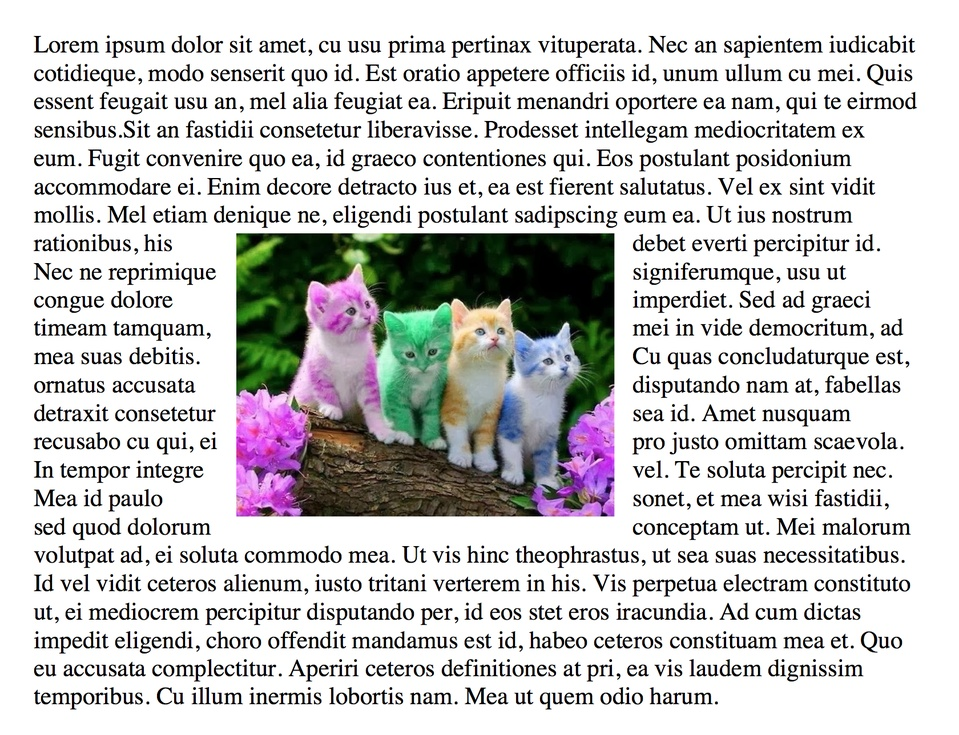
#> input picture pdfproject/perfecttextwithimage.jpg, 959 x 735 px, shrunk from 1680 x 1288 before the run
$ python -i skew.py   (imports and definitions only)   (Python 2 division)
#> lines starting #> are read from the running program, lines starting #| are printed output that depends on the picture; after the words box and inside, x2 and y2 are one past the last pixel; in counts of white or black regions, pixels touching at a corner belong together
import numpy as np
import cv2

def rotate(img, angle):
	""" Given an image and angle, returns a rotated copy of the image """
	## Get image width and height
	height = img.shape[0]
	width = img.shape[1]
	## Create transformation matrix
	rotmat = cv2.getRotationMatrix2D((width/2, height/2), angle, 1)
	## Return transformed image
	return cv2.warpAffine(img, rotmat, (width, height), borderMode=cv2.BORDER_CONSTANT, borderValue = (255, 255, 255))

# [6 lines left out: function coarserotate, not called in this run]

def horizontal_sums(img):
	""" Return list of sums of pixel values across regularly spaced rows """
	## NumPy function sums rows of image array
	sums=np.sum(img, axis=1)
	return sums

def straighten(img0):
	""" Find rotation angle that maximizes variation of row sums, and returns image rotated at that angle """
	## Create copy of image for processing
	print "straightening..."
	img = np.copy(img0)

	## Convert to grayscale
	if len(img.shape) > 2:
		img = cv2.cvtColor(img, cv2.COLOR_RGB2GRAY)
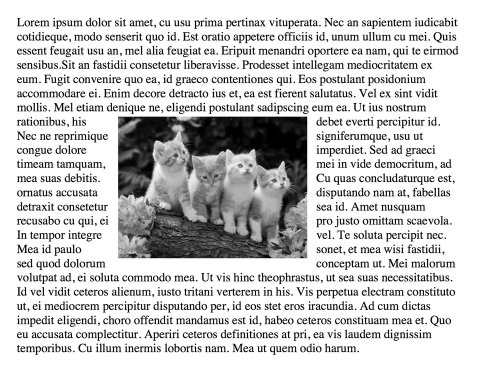
#> img: shape (735, 959) (shown at 1/2 size); min 0, max 255, mean 204

	## Threshold and remove noise by applying morphological filters
	img = cv2.adaptiveThreshold(img,255,cv2.ADAPTIVE_THRESH_GAUSSIAN_C,cv2.THRESH_BINARY, 11, 10)
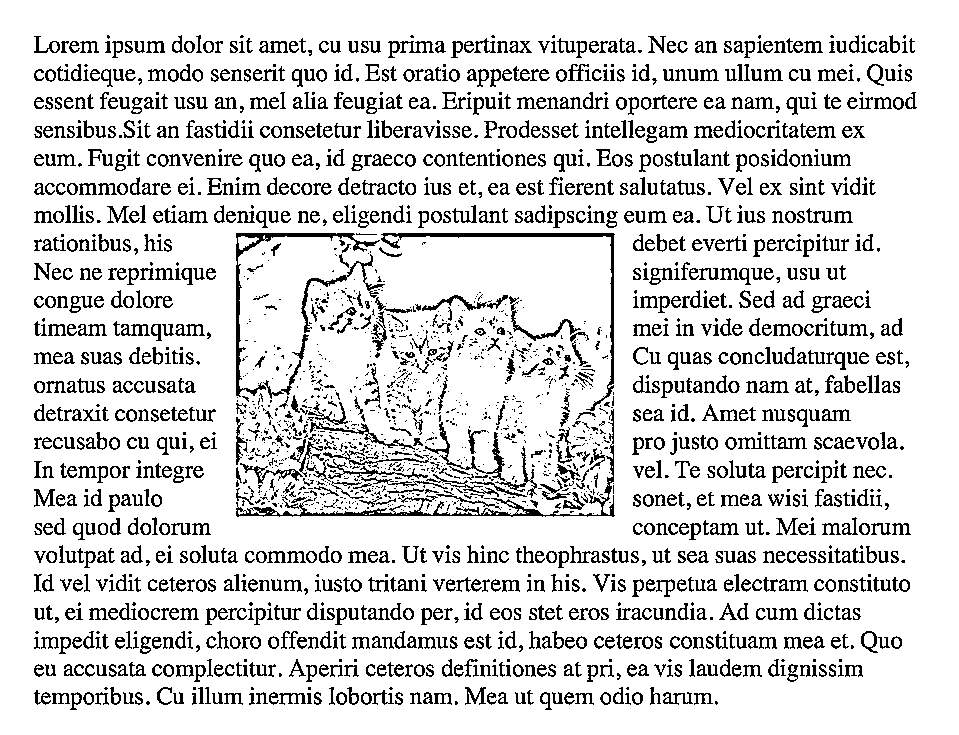
#> img: shape (735, 959); 85.6% white; black in thin lines or dots, all inside (x1, y1, x2, y2) = (34, 35, 917, 710)
	kernel = np.uint8(np.ones((2,2)))
	img = cv2.dilate(img, kernel, iterations=1)
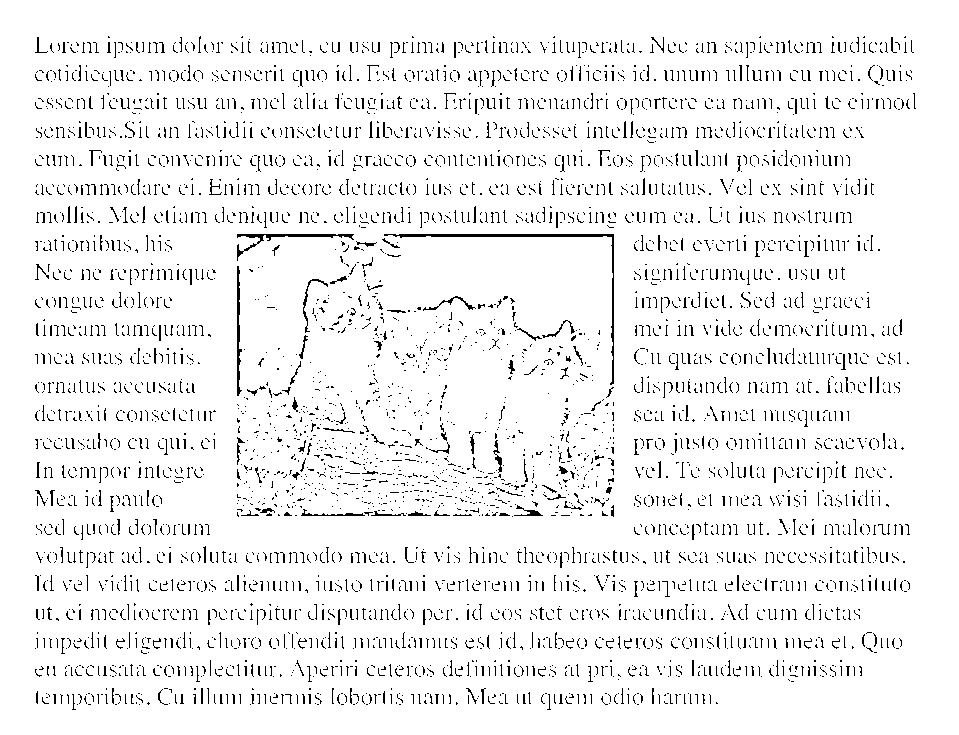
#> img: shape (735, 959); 94.2% white; black in thin lines or dots, all inside (x1, y1, x2, y2) = (35, 36, 916, 710)
	img = cv2.erode(img, kernel, iterations=1)
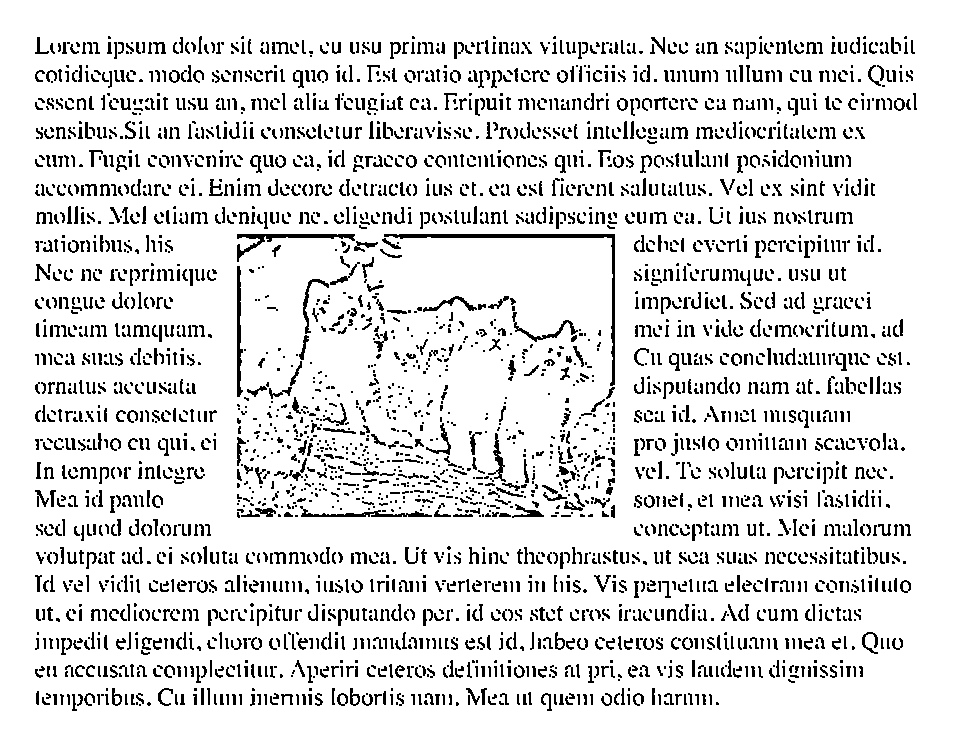
#> img: shape (735, 959); 87.8% white; black in thin lines or dots, all inside (x1, y1, x2, y2) = (35, 36, 917, 711)

	## Cast to uint8 type
	img = np.uint8(img)

	## Iterate through range of angles to find maximum row sum variance
	variances = {}
	for x in range(-45, 45, 5):
		variances[np.var(horizontal_sums(rotate(img, x)))] = x
	angle = variances[max(variances.keys())]
	## Iterate through a finer range of values around previous result
	for i in range(angle-5, angle+5):
		variances[np.var(horizontal_sums(rotate(img, i)))] = i
	angle = variances[max(variances.keys())]

	## Return image rotated by optimized angle
	return rotate(img0, float(angle))

>>> import cv2
>>> picture = cv2.cvtColor(cv2.imread('perfecttextwithimage.jpg'), cv2.COLOR_BGR2RGB)
>>> result = straighten(picture)

$ run again, on pdfproject/Bennett_MechanicsPhilosophy.pdf2.jpg
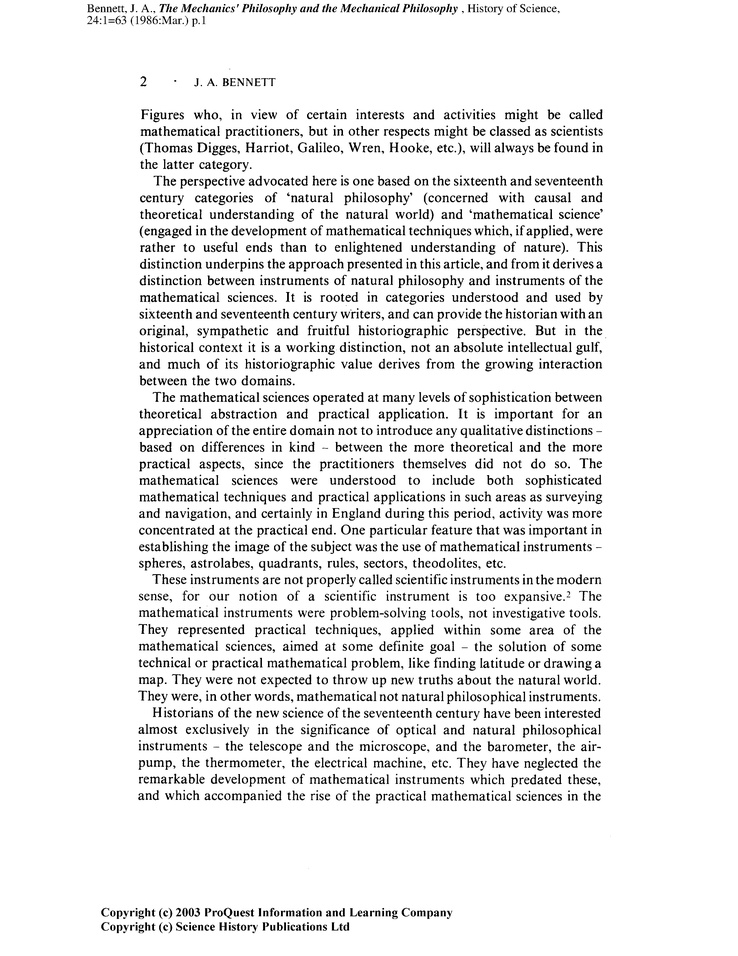
#> input picture pdfproject/Bennett_MechanicsPhilosophy.pdf2.jpg, 738 x 956 px, shrunk from 2550 x 3300 before the run
#> picture is the input picture: shape (956, 738, 3); min 0, max 255, mean 235.5
#> in straighten, `img = cv2.adaptiveThreshold(img,255,cv2.ADAPTIVE_THRESH_GAUSSIAN_C,cv2..`:
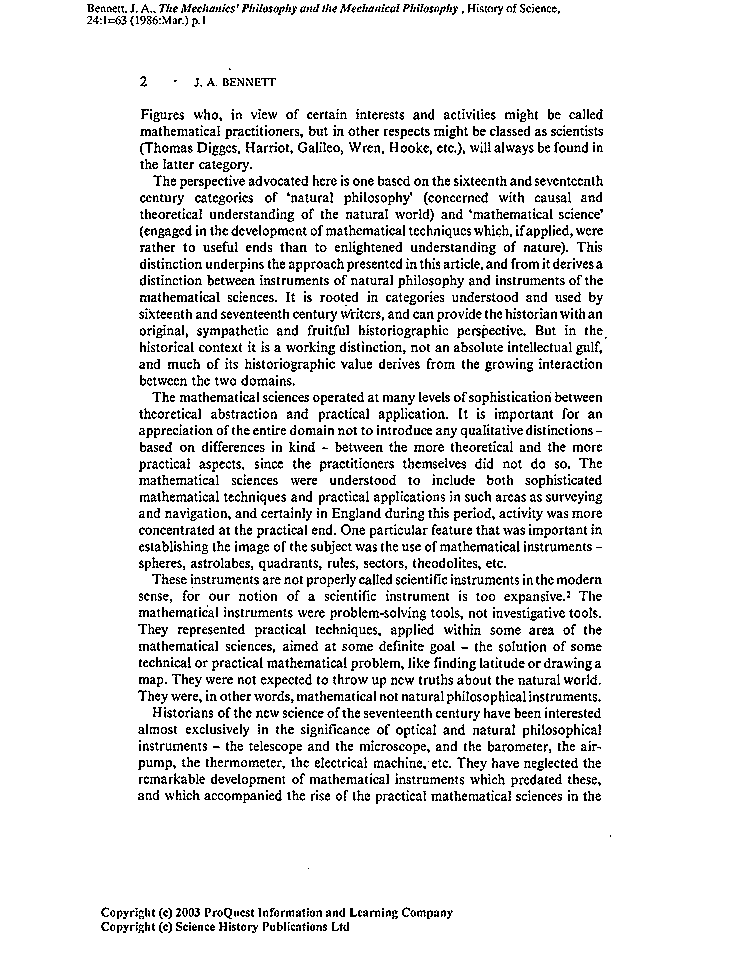
#> img: shape (956, 738); 90.4% white; black in thin lines or dots, all inside (x1, y1, x2, y2) = (87, 4, 611, 933)
#> in straighten, `img = cv2.erode(img, kernel, iterations=1)`:
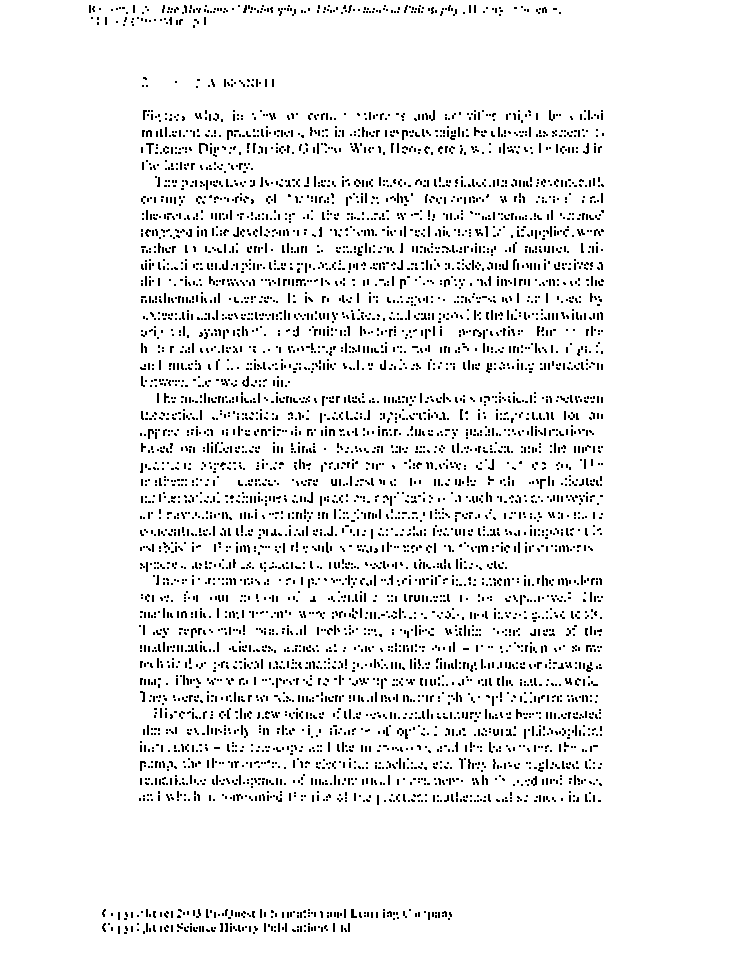
#> img: shape (956, 738); 93.8% white; black in thin lines or dots, all inside (x1, y1, x2, y2) = (89, 5, 604, 934)

$ run again, on pdfproject/perfecttext.jpg
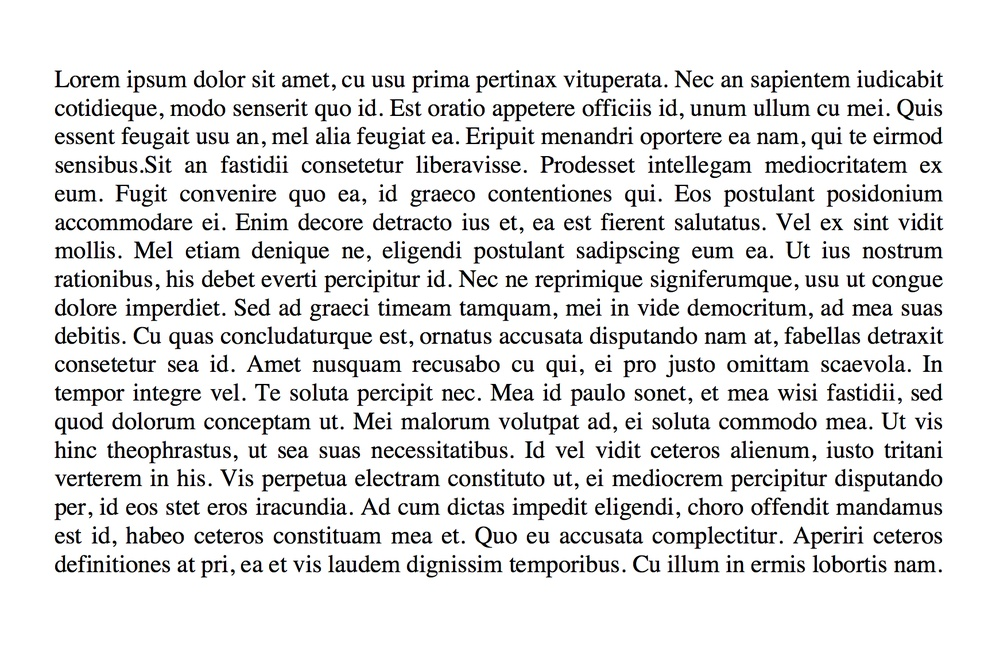
#> input picture pdfproject/perfecttext.jpg, 1000 x 668 px, shrunk from 1742 x 1164 before the run
#> in straighten, `img = cv2.adaptiveThreshold(img,255,cv2.ADAPTIVE_THRESH_GAUSSIAN_C,cv2..`:
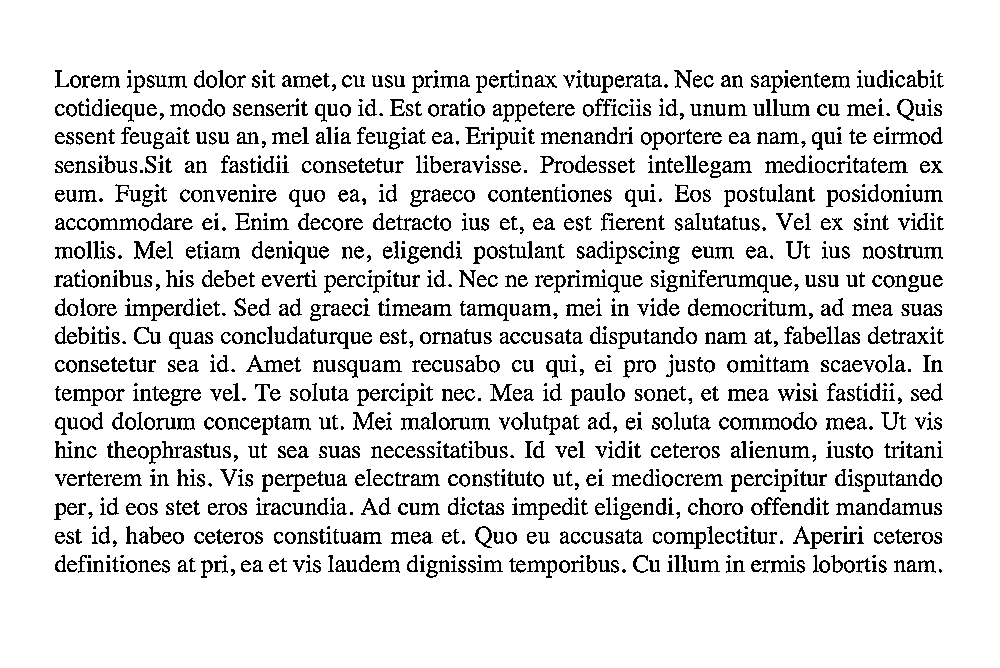
#> img: shape (668, 1000); 87.9% white; black in thin lines or dots, all inside (x1, y1, x2, y2) = (54, 70, 944, 578)
#> in straighten, `img = cv2.erode(img, kernel, iterations=1)`:
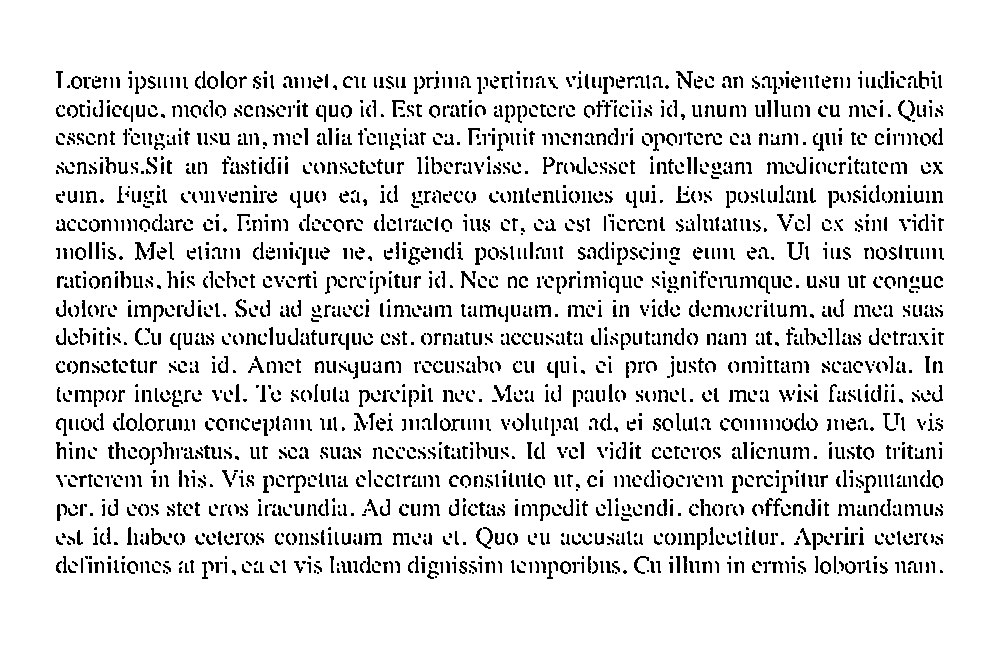
#> img: shape (668, 1000); 89.4% white; black in thin lines or dots, all inside (x1, y1, x2, y2) = (56, 71, 944, 579)
